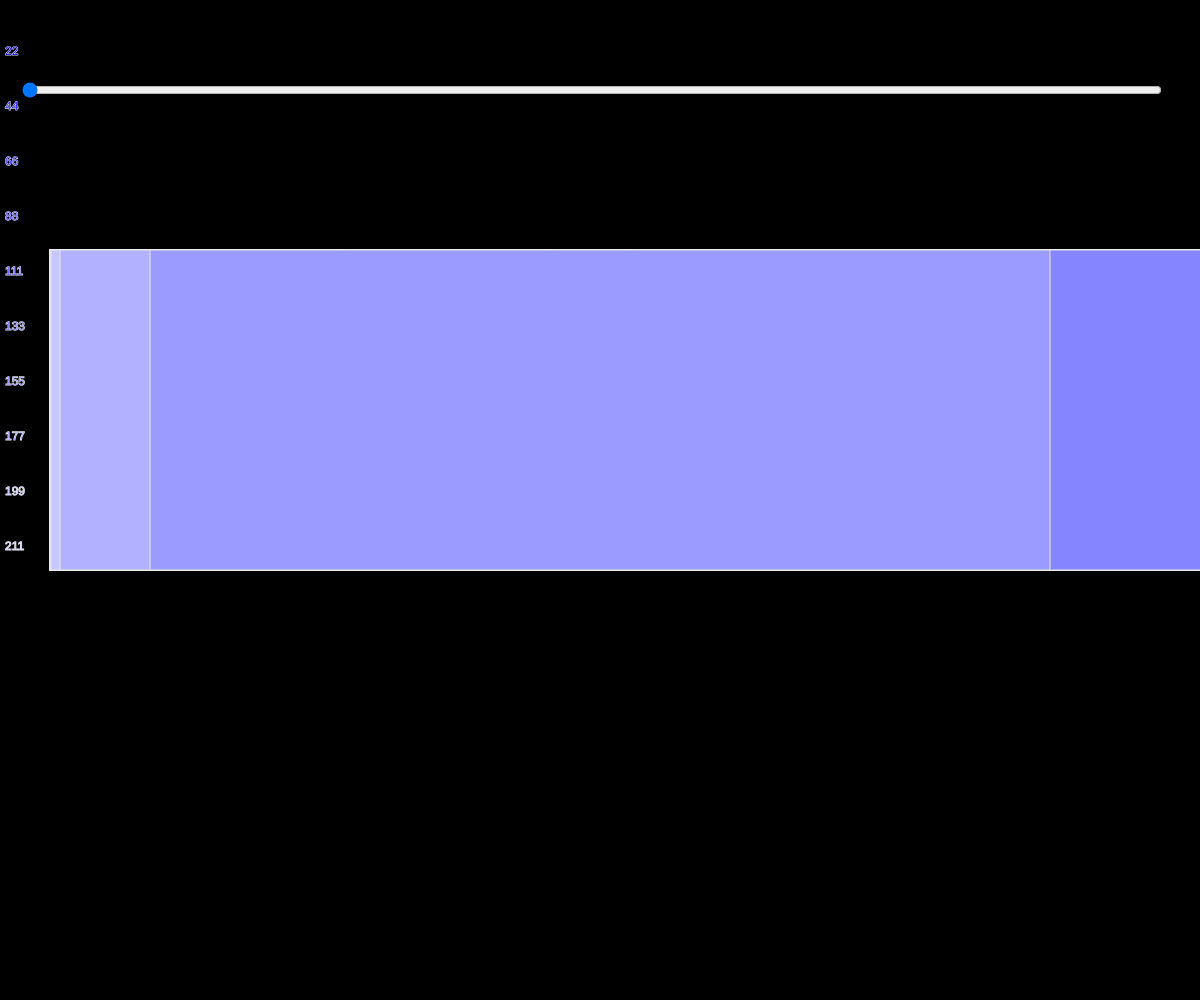
Frame 1 (no input)
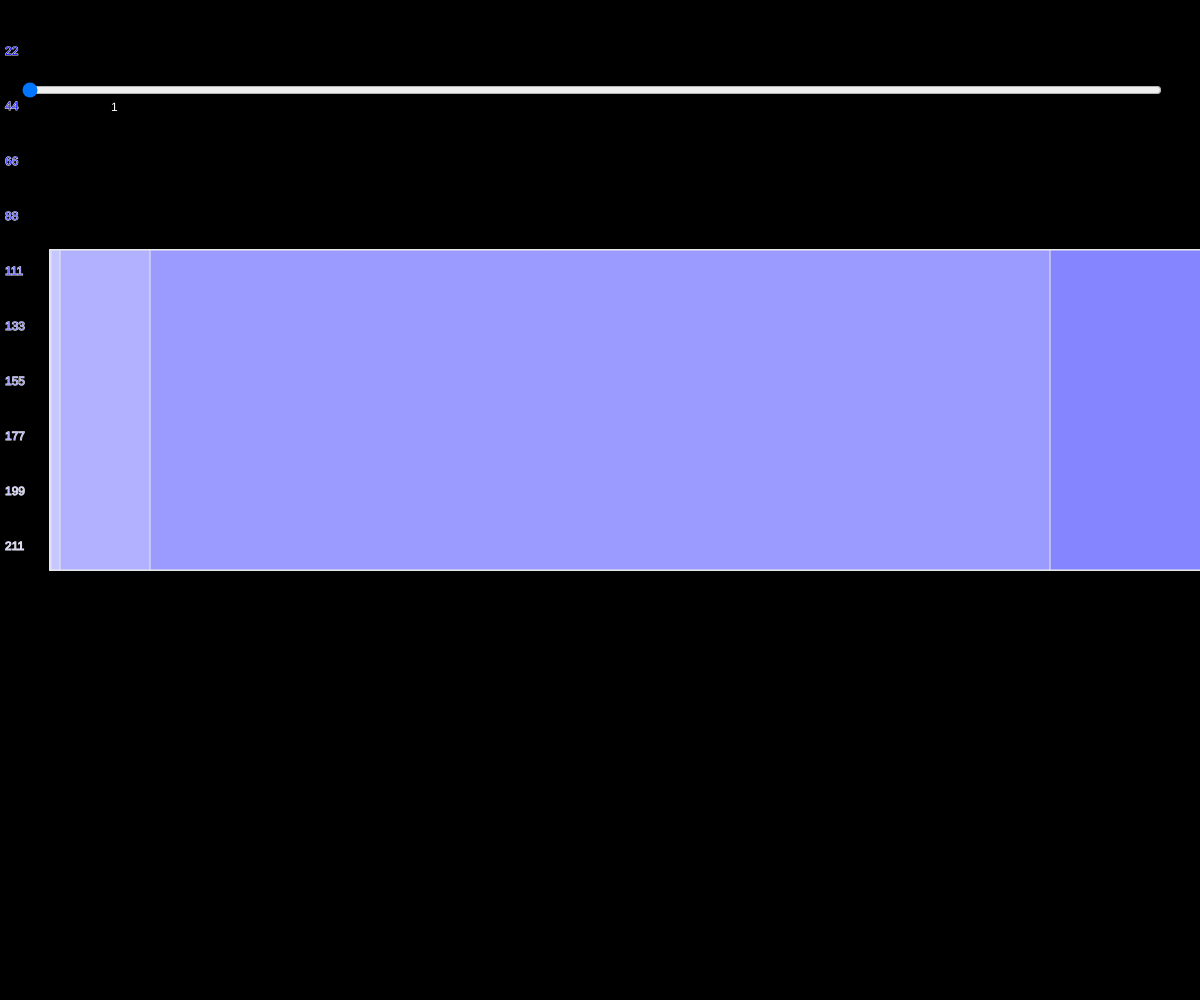
Frame 60 (no input)
Frame 120 (the mouse pressed at the canvas centre since frame 60): identical to frame 60, image omitted

The p5.js sketch that drew these frames (run headless with seeded random() and noise() and a simulated clock; from frame 60 on, the mouse is pressed at the canvas centre):

// p5.js sketch
// ── sketch.js
// var dist1 = [1,10,100,1000,10000,100000,1000000,10000000,100000000,1000000000,10000000000];
var dist1 = [10000000000,1000000000,100000000,10000000,1000000,100000,10000,1000,100,10,1];
var gg = [0,22,44,66,88,111,133,155,177,199,211];
var slideMe;


function setup() {
  slideMe = createSlider(1,10000000,0.1);
  slideMe.position(20,80);
 slideMe.size(windowWidth*0.95);
}

function draw() {
  createCanvas(windowWidth,windowHeight);
  background(0);
//  text(dist1,222,222);
  text(slideMe.value(),111,111);
  var scaleMe = slideMe.value();
  
 for(var i = 0; i <= 10; i++){
    fill(gg[i],gg[i],255);
    text(gg[i],5,55*i)
    stroke(233);
    rect(50, windowHeight*0.25, dist1[i]/scaleMe, 320);
 }
}
